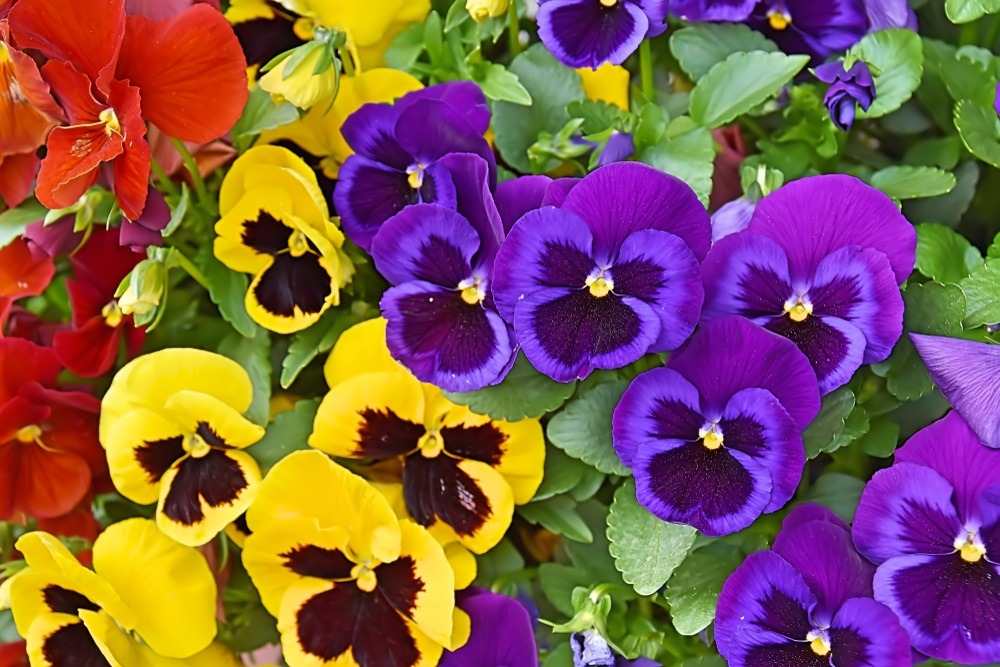
#> input picture desafio_2/imgs/Compressao_1.png, 1000 x 667 px, given in place of Clarear_1.png, which was not available
$ python main.py
#> lines starting #> are read from the running program, lines starting #| are printed output that depends on the picture; pictures that were not available may be replaced by others from this repository, and a replacement may not be noted
### desafio_2/filtros.py
import cv2
import numpy as np
from matplotlib import pyplot as plt

# a convolucao é simplesmente uma multiplicação de elementos do kernel por alguma parte
# da imagem de origem para produzir um novo ponto de dados único representando um pixel,
# fazendo isso em todas as partes possíveis da imagem para criar uma nova imagem.
# [25 lines left out: function convolucao, not called in this run]

def equalizar_histograma(img):
    m, n = img.shape
    img_final = img.copy()

    #inicializando o histograma -> um objeto com 256 valores, cada um dos quais é um dos níveis de intensidade que a imagem pode assumir
    hist_array= []
    for i in range(0,256):
        hist_array.append(str(i))
        hist_array.append(0)

    hist_dct = {hist_array[i]: hist_array[i + 1] for i in range (0, len(hist_array), 2)}

    #contando quantas vezes cada intensidade aparece na imagem
    for linha in img:
        for coluna in linha:
            hist_dct[str(int(coluna))] = hist_dct[str(int(coluna))] + 1

    #calculando a probabilidade de um valor aparecer, ou seja, vamos fazer a divisão
    # de quantas vezes o valor apareceu pelo número total de pixels na imagem
    n_pixels = m * n
    hist_proba = {}
    for i in range(0, 256):
        hist_proba[str(i)] = hist_dct[str(i)] / n_pixels

    #vamos calcular a probabilidade acumulada, onde para cada iteração o valor do histograma é
    # somado à probabilidade acumulada das iterações anteriores.
    acc_proba = {}
    sum_proba = 0
    for i in range(0, 256):
        if i == 0:
            pass
        else:
            sum_proba += hist_proba[str(i - 1)]
        acc_proba[str(i)] = hist_proba[str(i)] + sum_proba

    #cálculo dos novos valores de cinza da imagem
    novos_valores_de_cinza = {}
    for i in range(0, 256):
        novos_valores_de_cinza[str(i)] = np.ceil(acc_proba[str(i)] * 255)

    #Vamos aplicar os novos valores na imagem original.
    for linha in range(m):
        for coluna in range(n):
            img_final[linha][coluna] = novos_valores_de_cinza[str(int(img_final[linha][coluna]))]

    img_final = img_final.astype(np.uint8)
    return img_final

#Filtragem de mediana: também conhecida como filtragem não linear. É usado para eliminar o ruído do sal e da pimenta.
# Aqui, o valor do pixel é substituído pelo valor mediano do pixel vizinho.
# [151 lines left out: functions filtro_mediana, filtro_sobel, filtro_laplaciano, filtro_homomorfico, filtro_media, filtro_nitidez and 5 more, not called in this run]

### desafio_2/main.py
import cv2
import os
import numpy as np
from matplotlib import pyplot as plt
from filtros import *
from conversores import *

# [4 lines left out: function show_imgs, not called in this run]

def save_imgs(folder_path, namefile, res, plt):
    print("Processando -> ", namefile)
    cv2.imwrite(folder_path+"result_"+namefile, res)
    plt.savefig(folder_path+"result_histograma_"+namefile)

def clarear(path_img):
    img = cv2.imread(path_img)
    tamanho = img.shape

    if tamanho[0] >= 700 or tamanho[1] >= 700:
        img = cv2.resize(img, dsize=(0, 0), fx = 0.5, fy = 0.5, interpolation=cv2.INTER_CUBIC) #reducao de 50% em relacao a img original

    #convertendo do espaco de cores RGB para HSV
    img_hsv = cv2.cvtColor(img, cv2.COLOR_RGB2HSV)

    #equalizando o histograma no canal V
    img_hsv[:, :, 2] = equalizar_histograma(img_hsv[:, :, 2])

    #convertendo de volta de HSV para RGB
    img_equ = cv2.cvtColor(img_hsv, cv2.COLOR_HSV2RGB)

    #concatenando as imagens
    res = cv2.hconcat([img, img_equ])

    #Montando os histogramas
    colors = ("red", "green", "blue")
    channel_ids = (0, 1, 2)

    fig, axes = plt.subplots(nrows=1, ncols=2, figsize=(12, 4), sharey=True, tight_layout=True)

    for channel_id, c in zip(channel_ids, colors):
        histogram, bin_edges = np.histogram(img[:, :, channel_id], bins=256, range=(0, 256))
        axes[0].plot(bin_edges[0:-1], histogram, color=c)
    axes[0].set_title('Img Original - Hitograma')
    axes[0].set_xlabel('Valor do Pixel')
    axes[0].set_ylabel('Pixels')

    for channel_id, c in zip(channel_ids, colors):
        histogram, bin_edges = np.histogram(img_equ[:, :, channel_id], bins=256, range=(0, 256))
        axes[1].plot(bin_edges[0:-1], histogram, color=c)
    axes[1].set_title('Img Clareada - Hitograma')
    axes[1].set_xlabel('Valor do Pixel')
    axes[1].set_ylabel('Pixels')

    return res, plt

def escurecer(path_img):
    img = cv2.imread(path_img)
    tamanho = img.shape

    if tamanho[0] >= 700 or tamanho[1] >= 700:
        img = cv2.resize(img, dsize=(0, 0), fx = 0.5, fy = 0.5, interpolation=cv2.INTER_CUBIC) #reducao de 50% em relacao a img original

    #convertendo do espaco de cores RGB para HSV
    img_hsv = cv2.cvtColor(img, cv2.COLOR_RGB2HSV)

    #equalizando o histograma no canal V
    img_hsv[:, :, 2] = equalizar_histograma(img_hsv[:, :, 2])

    #convertendo de volta de HSV para RGB
    img_equ = cv2.cvtColor(img_hsv, cv2.COLOR_HSV2RGB)

    #concatenando as imagens
    res = cv2.hconcat([img, img_equ])

    #Montando os histogramas
    colors = ("red", "green", "blue")
    channel_ids = (0, 1, 2)

    fig, axes = plt.subplots(nrows=1, ncols=2, figsize=(12, 4), sharey=True, tight_layout=True)

    for channel_id, c in zip(channel_ids, colors):
        histogram, bin_edges = np.histogram(img[:, :, channel_id], bins=256, range=(0, 256))
        axes[0].plot(bin_edges[0:-1], histogram, color=c)
    axes[0].set_title('Img Original - Hitograma')
    axes[0].set_xlabel('Valor do Pixel')
    axes[0].set_ylabel('Pixels')

    for channel_id, c in zip(channel_ids, colors):
        histogram, bin_edges = np.histogram(img_equ[:, :, channel_id], bins=256, range=(0, 256))
        axes[1].plot(bin_edges[0:-1], histogram, color=c)
    axes[1].set_title('Img Escurecida - Hitograma')
    axes[1].set_xlabel('Valor do Pixel')
    axes[1].set_ylabel('Pixels')

    return res, plt

# [122 lines left out: functions remover_ruido, agucar, melhorar_imagem, not called in this run]

if __name__ == '__main__':
    pathname = os.path.realpath(__file__)
    pathname = os.path.split(pathname)[0]
    path_database_imgs = os.path.join(pathname, 'imgs', '')
    path_database_result = os.path.join(pathname, 'result', '')

    #------------- Clarear -----------------#
    res_1, plt_1 = clarear(path_database_imgs+"Clarear_1.png")
#> in clarear, img is the input picture: shape (667, 1000, 3); mean B, G, R 78.8, 88.8, 131
#> in clarear, `img_hsv = cv2.cvtColor(img, cv2.COLOR_RGB2HSV)`: img_hsv: shape (334, 500, 3); mean H, S, V 116.1, 196.2, 156.5
#> after the loop in equalizar_histograma, `for linha in img:`: hist_dct = 256 items
#> the loop in equalizar_histograma, `for i in range(0, 256):` made 256 passes
#> sum_proba on passes 2 to 13: 1.2e-05, 1.8e-05, 4.19e-05, 7.19e-05, 0.000108, 0.000138, 0.000174, 0.000251, 0.000311, 0.000377, 0.000473, 0.000605
#> after the loop in equalizar_histograma, `for i in range(0, 256):`: sum_proba = 0.975
#> after the loop in equalizar_histograma, `for i in range(0, 256):`: novos_valores_de_cinza = 256 items
#> after the loop in equalizar_histograma, `for linha in range(m):`:
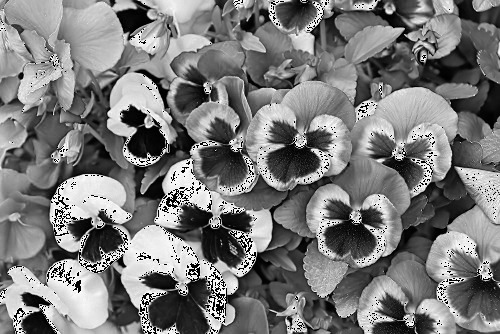
#> img_final: shape (334, 500); min 0, max 249, mean 122.3
#> in clarear, `img_hsv[:, :, 2] = equalizar_histograma(img_hsv[:, :, 2])`: img_hsv: shape (334, 500, 3); mean H, S, V 116.1, 196.2, 122.3
    # show_imgs(res_1, plt_1)
    save_imgs(path_database_result, "Clarear_1.png", res_1, plt_1)

    res_2, plt_2 = clarear(path_database_imgs+"Clarear_2.png")
#> call 2 of clarear, with path_img = 'desafio_2/imgs/Clarear_2.png'
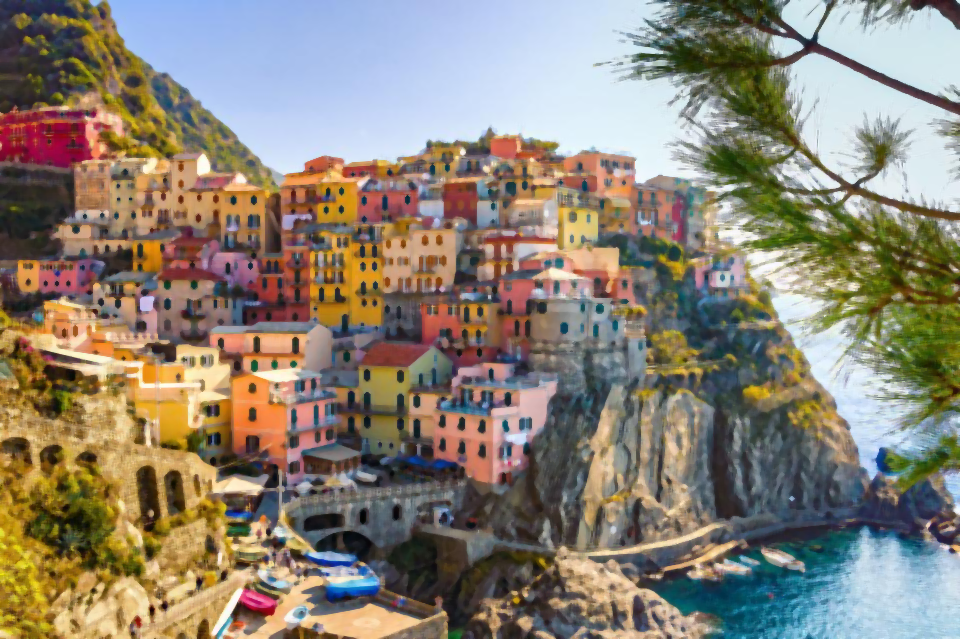
#> input picture desafio_2/imgs/Agucar.png, 960 x 639 px, given in place of Clarear_2.png, which was not available
#> in clarear, img is the input picture: shape (639, 960, 3); mean B, G, R 117.2, 130.9, 139.4
#> in clarear (call 2), `img_hsv = cv2.cvtColor(img, cv2.COLOR_RGB2HSV)`: img_hsv: shape (320, 480, 3); mean H, S, V 73.5, 92.6, 155
#> in equalizar_histograma (call 2), `img_final = img.copy()`:
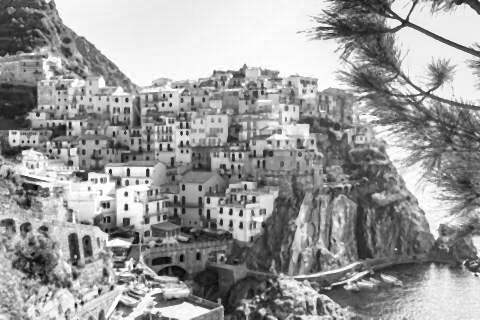
#> img_final: shape (320, 480); min 3, max 255, mean 155
#> the loop in equalizar_histograma (call 2), `for i in range(0, 256):` made 256 passes
#> sum_proba on passes 2 to 13: 0, 0, 0, 1.95e-05, 3.26e-05, 3.91e-05, 4.56e-05, 5.21e-05, 7.16e-05, 0.000124, 0.000156, 0.000228
#> after the loop in equalizar_histograma (call 2), `for i in range(0, 256):`: sum_proba = 0.997
#> after the loop in equalizar_histograma (call 2), `for linha in range(m):`:
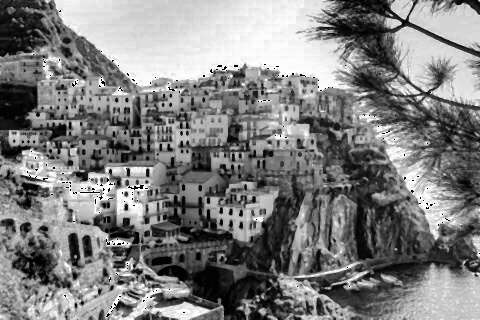
#> img_final: shape (320, 480); min 0, max 255, mean 127.9
#> in clarear (call 2), `img_hsv[:, :, 2] = equalizar_histograma(img_hsv[:, :, 2])`: img_hsv: shape (320, 480, 3); mean H, S, V 73.5, 92.6, 127.9
#> in clarear (call 2), `img_equ = cv2.cvtColor(img_hsv, cv2.COLOR_HSV2RGB)`:
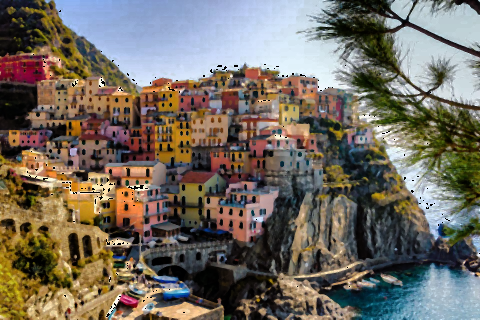
#> img_equ: shape (320, 480, 3); mean B, G, R 97.2, 107.5, 114.8
#> in clarear (call 2), `res = cv2.hconcat([img, img_equ])`:
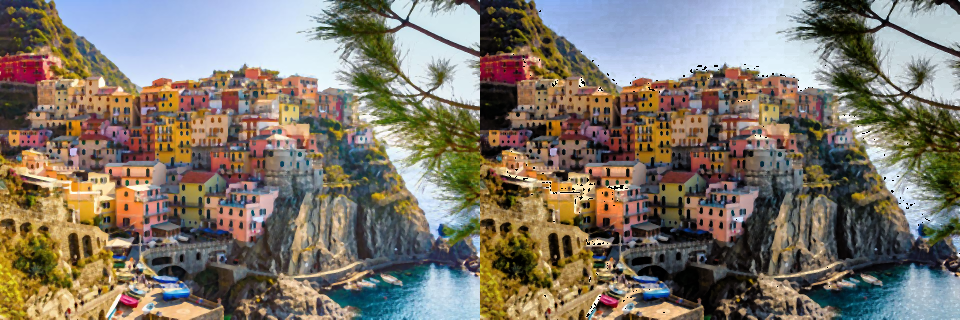
#> res: shape (320, 960, 3); mean B, G, R 107.2, 119.2, 127.1
    # show_imgs(res_2, plt_2)
    save_imgs(path_database_result, "Clarear_2.png", res_2, plt_2)
#> call 2 of save_imgs, with folder_path = 'desafio_2/result/', namefile = 'Clarear_2.png'
#> in save_imgs (call 2), `plt.savefig(folder_path+"result_histograma_"+namefile)`:
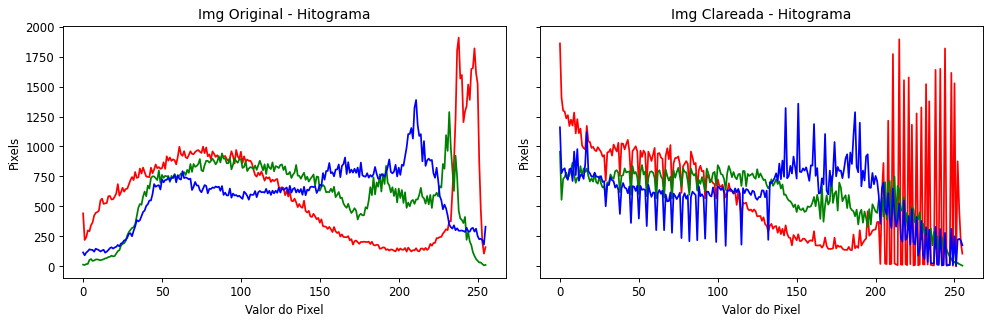
#> figure drawn by matplotlib, 2 panels; panel 1: curve peaks at x = 238, y = 1909; panel 1: curve peaks at x = 232, y = 1287; panel 1: curve peaks at x = 211, y = 1388

    # #------------- Escurecer -----------------#
    res_3, plt_3 = escurecer(path_database_imgs+"Escurecer_1.png")
    # show_imgs(res_3, plt_3)
    save_imgs(path_database_result, "Escurecer_1.png", res_3, plt_3)

    res_4, plt_4 = escurecer(path_database_imgs+"Escurecer_2.png")
#> (the run stopped early here; a loop or call above may not have finished)
